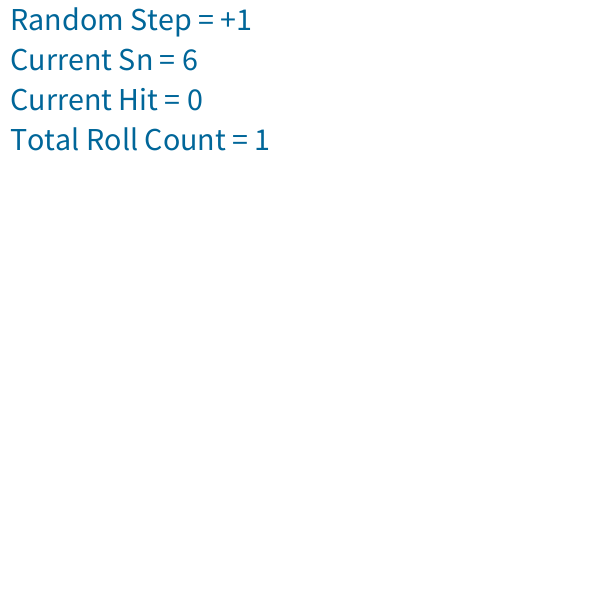
Frame 1 (no input)
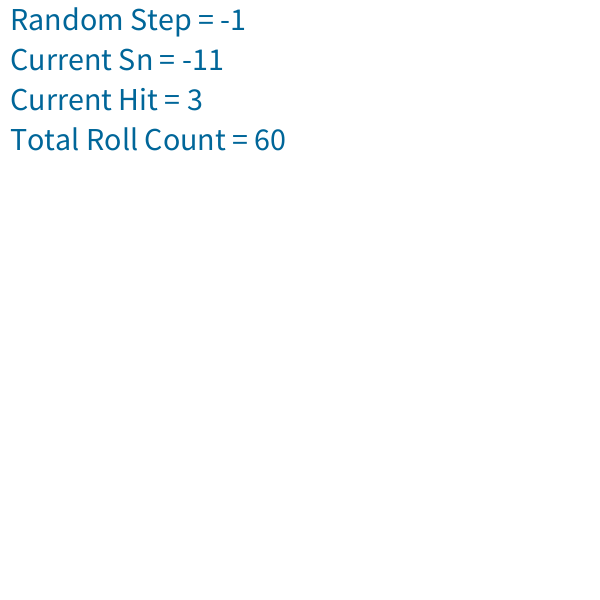
Frame 60 (the mouse pressed at the canvas centre just before this capture)
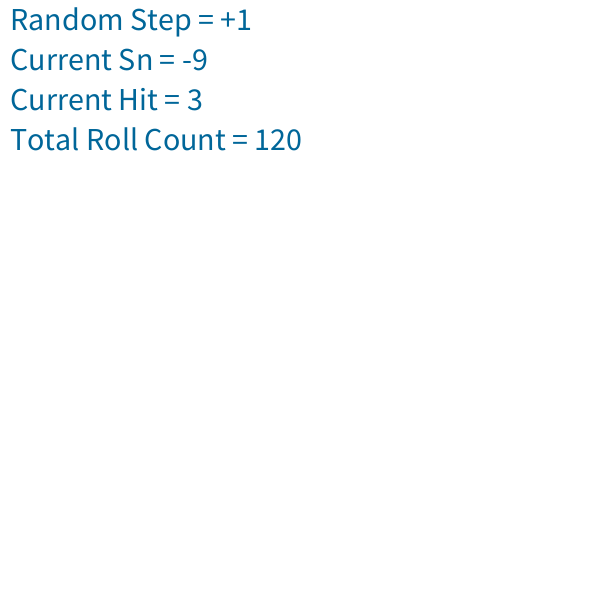
Frame 120 (the mouse held since frame 60 and released just before this capture)

The Processing sketch that drew these frames (run headless with seeded random() and noise(); from frame 60 on, the mouse is pressed at the canvas centre):

// Processing sketch: random_lattice_walk_1D
// ── random_lattice_walk_1D.pde

int current_sn = 5;
int hit_zero_cnt = 0;
int total_roll_cnt = 0;

void setup(){
  size(600, 600);
  background(255);
  frameRate(4);
}


void draw(){
  
  background(255);
  
  textSize(32);
  fill(0, 102, 153);
  
  
  float dice = random(1);
  total_roll_cnt++;
  
  if (dice < 0.5){
    current_sn--;
    text("Random Step = -1", 10, 30);
  }
  else{
    current_sn++;
    text("Random Step = +1", 10, 30);
  }
  
  text("Current Sn = "+Integer.valueOf(current_sn), 10, 70);
  
  if (current_sn==0){
    hit_zero_cnt++;
  }
  
  text("Current Hit = "+Integer.valueOf(hit_zero_cnt), 10, 110);
  text("Total Roll Count = "+Integer.valueOf(total_roll_cnt), 10, 150);
  
  //noLoop();
}
